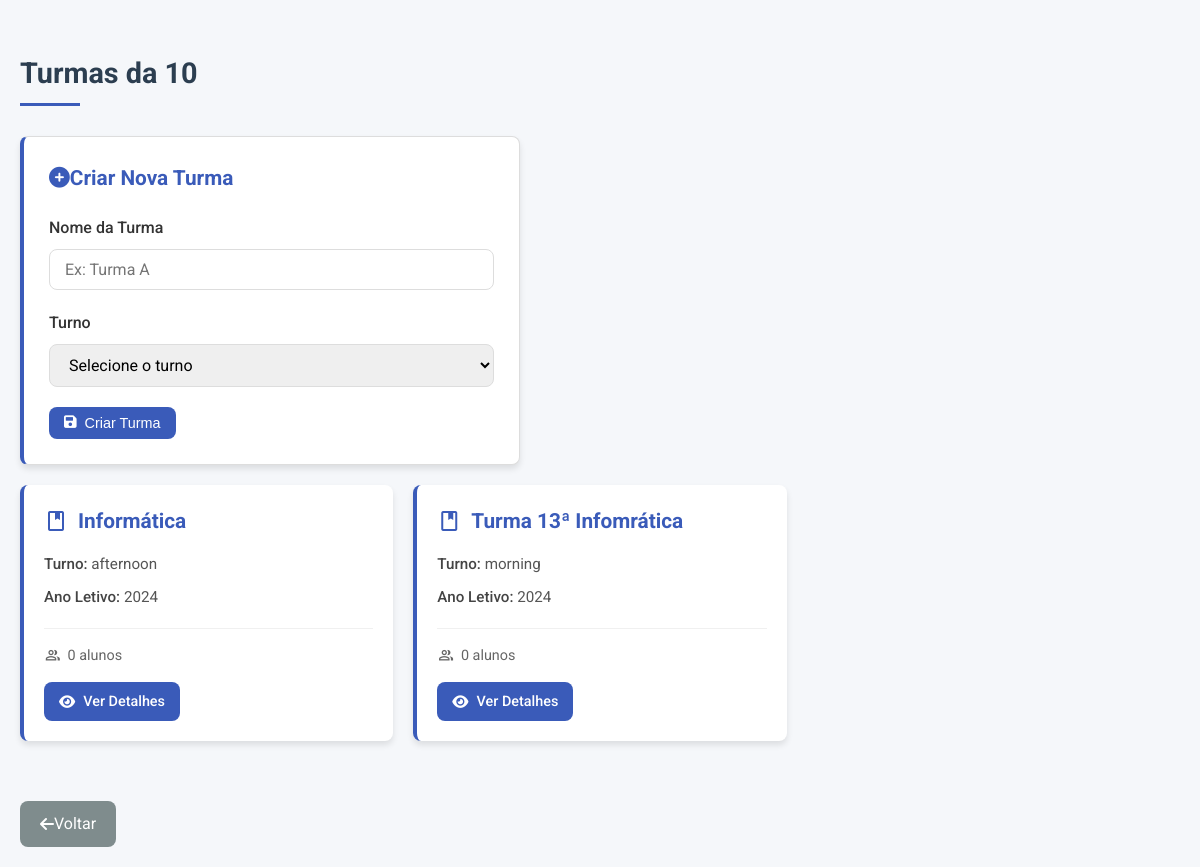
Screenshot of /telacoordenador/turmas_ciclo.php?classe=10 with the database file from the repository.
### tables this page shows
CREATE TABLE `turma` (
  `id` int(11) NOT NULL,
  `class_name` varchar(100) NOT NULL,
  `class_grade` varchar(255) DEFAULT NULL,
  `class_course` varchar(255) DEFAULT NULL,
  `class_capacity` varchar(255) DEFAULT NULL,
  `class_room` varchar(50) DEFAULT NULL,
  `class_director_id` int(11) NOT NULL,
  `class_period` varchar(255) DEFAULT NULL,
  `class_year` varchar(255) DEFAULT NULL,
  `class_description` text DEFAULT NULL,
  `class_observations` text DEFAULT NULL,
  `created_at` timestamp NOT NULL DEFAULT current_timestamp(),
  `updated_at` timestamp NOT NULL DEFAULT current_timestamp() ON UPDATE current_timestamp()
);

### telacoordenador/turmas_ciclo.php (the view, shortened to what this page needs)
<?php
$sName = "localhost";
$uNname = "root";
$pass = "";
$db_name = "escolabd";
try {
    $conn = new PDO("mysql:host=$sName;dbname=$db_name", $uNname, $pass);
    $conn->setAttribute(PDO::ATTR_ERRMODE, PDO::ERRMODE_EXCEPTION);
    $conn->exec("SET NAMES utf8");
} catch(PDOException $e) {
    die("Erro na conexão: " . $e->getMessage());
}
$stmtClasses = $conn->query("SELECT DISTINCT class_grade FROM turma WHERE class_grade REGEXP '^[7-9]ª Classe$' ORDER BY class_grade");
$classes = $stmtClasses->fetchAll(PDO::FETCH_ASSOC);
$classeSelecionada = isset($_GET['classe']) ? urldecode($_GET['classe']) : null;
if ($classeSelecionada) {
    $stmtTurmas = $conn->prepare("
        SELECT * FROM turma
        WHERE class_grade = :classe
        ORDER BY class_name
    ");
    $stmtTurmas->bindParam(':classe', $classeSelecionada);
    $stmtTurmas->execute();
    $turmas = $stmtTurmas->fetchAll(PDO::FETCH_ASSOC);
}
?>
<!DOCTYPE html>
<html lang="pt">
<head>
    <link rel="stylesheet" href="https://cdnjs.cloudflare.com/ajax/libs/font-awesome/6.0.0-beta3/css/all.min.css">
</head>
<body>
    <main class="container">
        <h1 class="main-title"><?php echo $classeSelecionada ? "Turmas da " . htmlspecialchars($classeSelecionada) : "IIº Ciclo (7ª à 9ª Classe)"; ?></h1>
        <?php if (!$classeSelecionada): ?>
            <div class="classes-container">
                <?php foreach ($classes as $classe): ?>
                    <div class="class-card" onclick="window.location.href='turmas_ciclo.php?classe=<?php echo urlencode($classe['class_grade']); ?>'">
                        <h3>
                            <span class="material-symbols-outlined">school</span>
                            <?php echo htmlspecialchars($classe['class_grade']); ?>
                        </h3>
                        <p class="class-info">Clique para visualizar as turmas desta classe</p>
                        <div class="class-meta">
                            <span class="class-meta-item">
                                <span class="material-symbols-outlined">group</span>
                                Várias turmas
                            </span>
                        </div>
                    </div>
                <?php endforeach; ?>
            </div>
        <?php else: ?>
            <div class="form-criar-turma">
                <h3><i class="fas fa-plus-circle"></i> Criar Nova Turma</h3>
                <form method="post">
                    <div class="form-group">
                        <label for="nome">Nome da Turma</label>
                        <input type="text" id="nome" name="nome" class="form-control" required placeholder="Ex: Turma A">
                    </div>
                    <div class="form-group">
                        <label for="class_period">Turno</label>
                        <select id="class_period" name="class_period" class="form-control" required>
                            <option value="">Selecione o turno</option>
                        </select>
                    </div>
                    <button type="submit" name="criar_turma" class="btn">
                        <i class="fas fa-save"></i> Criar Turma
                    </button>
                </form>
            </div>
            <?php if (count($turmas) > 0): ?>
                <div class="classes-grid">
                    <?php foreach ($turmas as $turma): ?>
                        <div class="class-card" onclick="openTurmaDetails('<?php echo $turma['id']; ?>')">
                            <h3>
                                <span class="material-symbols-outlined">class</span>
                                <?php echo htmlspecialchars($turma['class_name']); ?>
                            </h3>
                            <p class="class-info"><strong>Turno:</strong> <?php echo htmlspecialchars($turma['class_period'] ?? 'Não definido'); ?></p>
                            <p class="class-info"><strong>Ano Letivo:</strong> <?php echo htmlspecialchars($turma['class_year'] ?? date('Y')); ?></p>
                            <div class="class-meta">
                                <span class="class-meta-item">
                                    <span class="material-symbols-outlined">group</span>
                                    <?php echo count($turma['alunos']); ?> alunos
                                </span>
                            </div>
                            <div class="turma-actions">
                                <a href="turma_detalhes.php?id=<?php echo $turma['id']; ?>" class="btn" onclick="event.stopPropagation(); return verificarTurmaExistente('<?php echo $turma['id']; ?>')">
                                    <i class="fas fa-eye"></i> Ver Detalhes
                                </a>
                            </div>
                        </div>
                    <?php endforeach; ?>
                </div>
            <?php else: ?>
                <p class="no-turmas">Não há turmas cadastradas para esta classe.</p>
            <?php endif; ?>
            <a href="turmas.php" class="back-button">
                <i class="fas fa-arrow-left"></i> Voltar
            </a>
        <?php endif; ?>
    </main>
</body>
</html>

### telacoordenador/turmas_ciclo.php (style rules this page uses)
:root { --primary-color: #3a5bb9; --secondary-color: #2d4a9e; --accent-color: #e74c3c; --light-color: #f5f7fa; --dark-color: #2c3e50; --success-color: #2ecc71; --warning-color: #f39c12; --text-color: #333; --text-light: #7f8c8d; --border-radius: 8px; --box-shadow: 0 4px 6px rgba(0, 0, 0, 0.1); --transition: all 0.3s ease; }
* { margin: 0; padding: 0; box-sizing: border-box; }
body { font-family: 'Roboto', sans-serif; line-height: 1.6; color: var(--text-color); background-color: var(--light-color); padding: 0; margin: 0; }
.container { max-width: 1200px; margin: 0 auto; padding: 20px; }
.main-title { margin: 30px 0; color: var(--dark-color); position: relative; padding-bottom: 10px; font-size: 1.8rem; }
.main-title::after { content: ''; position: absolute; bottom: 0; left: 0; width: 60px; height: 3px; background-color: var(--primary-color); }
.classes-container, .classes-grid { display: grid; grid-template-columns: repeat(auto-fill, minmax(300px, 1fr)); gap: 20px; margin-bottom: 40px; }
.class-card { background: white; border-radius: var(--border-radius); padding: 20px; transition: var(--transition); border-left: 4px solid var(--primary-color); box-shadow: var(--box-shadow); cursor: pointer; position: relative; }
.class-card h3 { color: var(--primary-color); margin-bottom: 15px; font-size: 1.3rem; display: flex; align-items: center; gap: 10px; }
.class-card h3 .material-symbols-outlined { font-size: 1.5rem; }
.class-info { color: #555; margin: 10px 0; font-size: 0.95rem; line-height: 1.5; }
.class-info strong { color: #444; font-weight: 500; }
.class-meta { display: flex; justify-content: space-between; margin-top: 20px; padding-top: 15px; border-top: 1px solid #f0f0f0; }
.class-meta-item { display: flex; align-items: center; gap: 6px; font-size: 0.9rem; color: #666; }
.class-meta-item .material-symbols-outlined { font-size: 1.1rem; }
.turma-actions { margin-top: 15px; display: flex; gap: 10px; flex-wrap: wrap; }
.btn { display: inline-flex; align-items: center; justify-content: center; padding: 8px 15px; background-color: var(--primary-color); color: white; border: none; border-radius: var(--border-radius); cursor: pointer; transition: var(--transition); font-size: 0.9rem; font-weight: 500; text-decoration: none; }
.btn i { margin-right: 8px; }
.form-criar-turma { margin: 20px 0; padding: 25px; background: white; border-radius: var(--border-radius); box-shadow: var(--box-shadow); border: 1px solid #ddd; max-width: 500px; border-left: 4px solid var(--primary-color); }
.form-criar-turma h3 { color: var(--primary-color); margin-bottom: 20px; display: flex; align-items: center; font-size: 1.3rem; }
.form-group { margin-bottom: 20px; }
.form-group label { display: block; margin-bottom: 8px; font-weight: 500; }
.form-control { width: 100%; padding: 10px 15px; border: 1px solid #ddd; border-radius: var(--border-radius); font-family: inherit; font-size: 1rem; }
.back-button { display: inline-flex; align-items: center; margin-top: 20px; padding: 10px 20px; background-color: var(--text-light); color: white; border-radius: var(--border-radius); text-decoration: none; transition: var(--transition); }

### rows the page displays
turma: class_name "Informática", class_period "afternoon", class_year "2024", count($turma['alunos']) "0"
turma: class_name "Turma 13ª Infomrática", class_period "morning", class_year "2024", count($turma['alunos']) "0"

### other values shown
$classeSelecionada "10"
